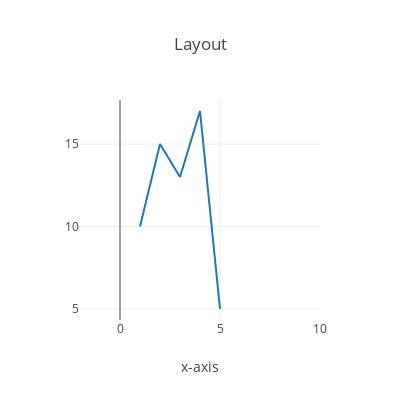

Write notebook code for a chart like this one.
### Markdown cell above
- **Layout**
- その他のパラメータは下記を参照
    > Axes: https://plot.ly/python/axes/

### Code cell
trace0 = go.Scatter(x=[1, 2, 3, 4, 5],
                    y=[10, 15, 13, 17, 5],
                    mode='lines')

layout = go.Layout(title='Layout',
                   height=400,
                   width=400,
                   xaxis=dict(title='x-axis',
                   range=[-2, 10]),
                  )

data = [trace0]
fig = dict(data=data, layout=layout)
iplot(fig)

### Figure 1 — Plotly figure (JSON) as saved in the notebook; plotly's stock layout.template omitted (floating-point values rounded to 4 significant figures)
{"data": [{"mode": "lines", "type": "scatter", "uid": "1274e08c-f181-44b0-8fa2-fb07ed856835", "x": [1, 2, 3, 4, 5], "y": [10, 15, 13, 17, 5]}], "layout": {"height": 400, "title": {"text": "Layout"}, "width": 400, "xaxis": {"range": [-2, 10], "title": {"text": "x-axis"}, "type": "linear"}, "yaxis": {"autorange": true, "range": [4.333, 17.67], "type": "linear"}}}
